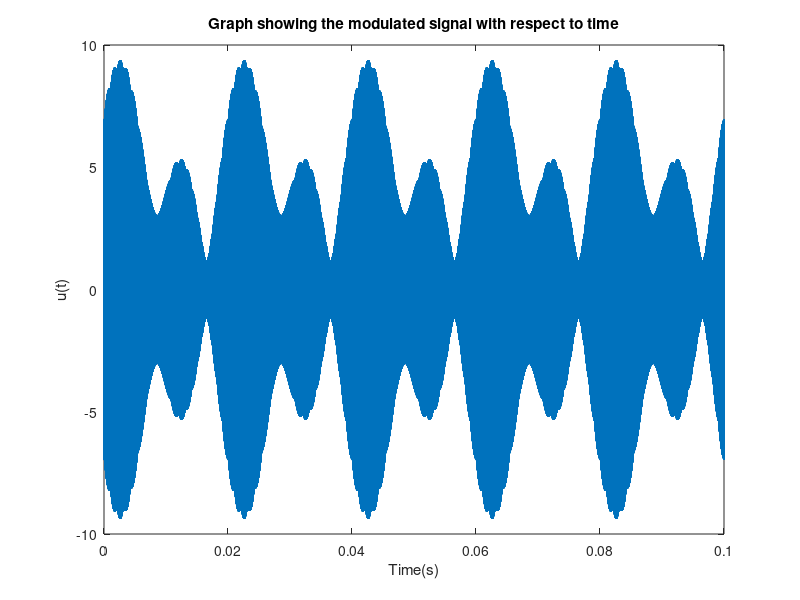
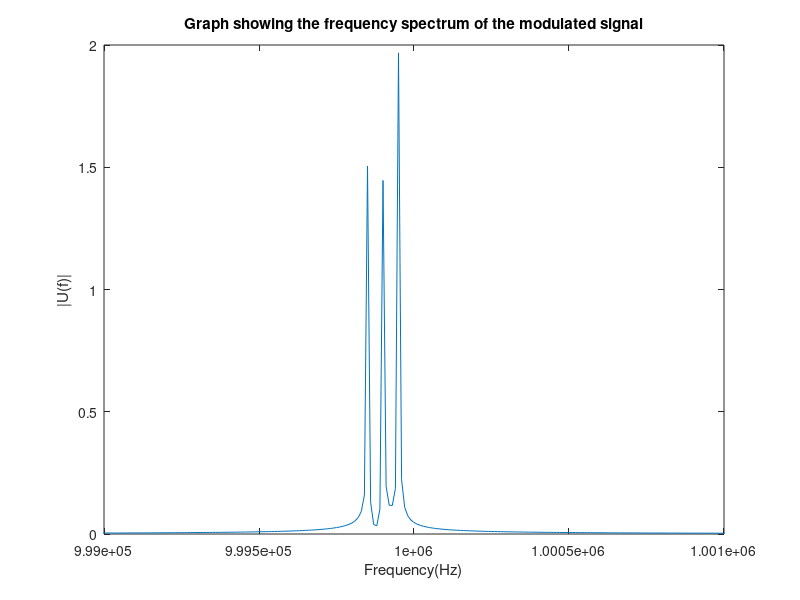

Write the MATLAB code that produced these figures, in order.
function Exercise_One_B()
%Initialising sampling freqeuncy to construct frequency domain representations
%and construct the message and carrier signals in the time domain.
fs = 10000000;
t = 0:1/fs:0.1;
message_signal = 4*cos(100*pi*t) + 3*sin(200*pi*t) + 3*sin(300*pi*t);

%Need to obtain the hilbert transform of the message signal.
hilbert_transform_message_signal = hilbert(message_signal);
carrier_signal_one = cos(2*pi*1000000*t);
carrier_signal_two = sin(2*pi*1000000*t);

%Taking the imaginary component of the hilbert transform as that is where
%matlab stores the information for the hilbert transform of the message
%signal.
modulated_signal = (message_signal .* carrier_signal_one) + (imag(hilbert_transform_message_signal) .* carrier_signal_two);
figure(1)
plot(t,modulated_signal);
title("Graph showing the modulated signal with respect to time")
xlabel("Time(s)")
ylabel("u(t)")
set(gca,'XLim',[0 0.1]);

%Using fft to get the frequency components. fftshift shifts the zero
%frequency to the centre of the array so that the spectrum can be graphed
%correctly.
M = fftshift(fft(modulated_signal)); 
n = length(modulated_signal) - 1;
df = fs/n;
f = -fs/2:df:fs/2;
figure(2)
plot(f,abs(M)/n);
title("Graph showing the frequency spectrum of the modulated signal")
xlabel("Frequency(Hz)")
ylabel("|U(f)|")
set(gca,'XLim',[999000 1001000]);
end